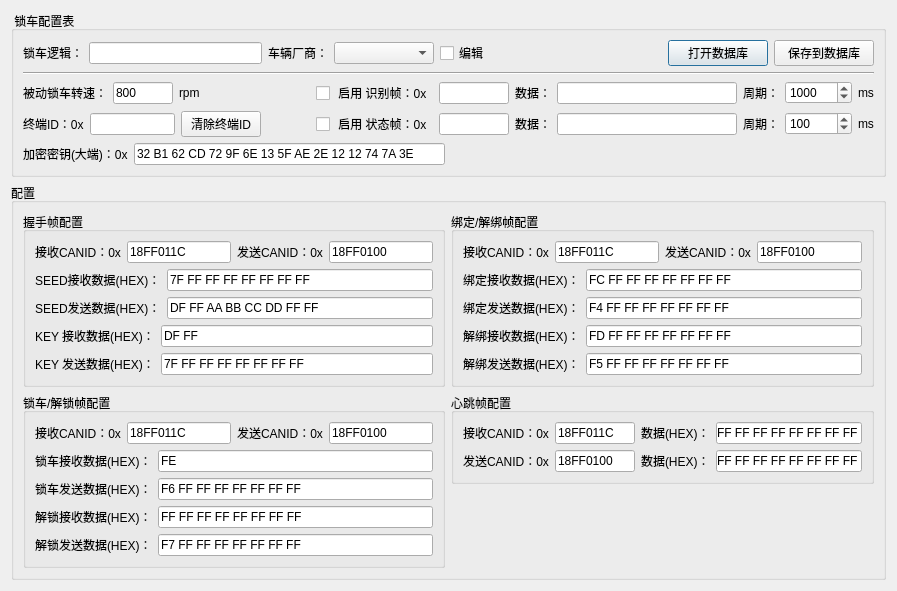
<?xml version="1.0" encoding="UTF-8"?>
<ui version="4.0">
 <class>LockVehicleDialog</class>
 <widget class="QDialog" name="LockVehicleDialog">
  <property name="geometry">
   <rect>
    <x>0</x>
    <y>0</y>
    <width>897</width>
    <height>519</height>
   </rect>
  </property>
  <property name="windowTitle">
   <string>锁车功能配置</string>
  </property>
  <layout class="QGridLayout" name="gridLayout_4">
   <item row="0" column="0">
    <widget class="QGroupBox" name="groupBox_2">
     <property name="title">
      <string> 锁车配置表</string>
     </property>
     <layout class="QGridLayout" name="gridLayout">
      <item row="0" column="0" colspan="2">
       <layout class="QHBoxLayout" name="horizontalLayout_21">
        <item>
         <widget class="QLabel" name="label_14">
          <property name="text">
           <string>锁车逻辑：</string>
          </property>
         </widget>
        </item>
        <item>
         <widget class="QLineEdit" name="lockLogicLineEdit"/>
        </item>
        <item>
         <widget class="QLabel" name="label_15">
          <property name="maximumSize">
           <size>
            <width>60</width>
            <height>16777215</height>
           </size>
          </property>
          <property name="text">
           <string>车辆厂商：</string>
          </property>
         </widget>
        </item>
        <item>
         <widget class="QComboBox" name="vehicleVendorComboBox">
          <property name="minimumSize">
           <size>
            <width>100</width>
            <height>0</height>
           </size>
          </property>
          <property name="editable">
           <bool>false</bool>
          </property>
         </widget>
        </item>
        <item>
         <widget class="QCheckBox" name="editCheckBox">
          <property name="text">
           <string>编辑</string>
          </property>
         </widget>
        </item>
        <item>
         <spacer name="horizontalSpacer">
          <property name="orientation">
           <enum>Qt::Horizontal</enum>
          </property>
          <property name="sizeHint" stdset="0">
           <size>
            <width>40</width>
            <height>20</height>
           </size>
          </property>
         </spacer>
        </item>
        <item>
         <widget class="QPushButton" name="openDBButton">
          <property name="minimumSize">
           <size>
            <width>100</width>
            <height>0</height>
           </size>
          </property>
          <property name="text">
           <string>打开数据库</string>
          </property>
         </widget>
        </item>
        <item>
         <widget class="QPushButton" name="saveToDBButton">
          <property name="minimumSize">
           <size>
            <width>100</width>
            <height>0</height>
           </size>
          </property>
          <property name="text">
           <string>保存到数据库</string>
          </property>
         </widget>
        </item>
       </layout>
      </item>
      <item row="1" column="0" colspan="2">
       <widget class="Line" name="line">
        <property name="orientation">
         <enum>Qt::Horizontal</enum>
        </property>
       </widget>
      </item>
      <item row="2" column="0" colspan="2">
       <layout class="QHBoxLayout" name="identifyHorizontalLayout">
        <item>
         <widget class="QLabel" name="label">
          <property name="text">
           <string>被动锁车转速：</string>
          </property>
         </widget>
        </item>
        <item>
         <widget class="QLineEdit" name="lockRpmLineEdit">
          <property name="maximumSize">
           <size>
            <width>60</width>
            <height>16777215</height>
           </size>
          </property>
          <property name="text">
           <string>800</string>
          </property>
         </widget>
        </item>
        <item>
         <widget class="QLabel" name="label_8">
          <property name="text">
           <string>rpm</string>
          </property>
         </widget>
        </item>
        <item>
         <spacer name="horizontalSpacer_2">
          <property name="orientation">
           <enum>Qt::Horizontal</enum>
          </property>
          <property name="sizeHint" stdset="0">
           <size>
            <width>40</width>
            <height>20</height>
           </size>
          </property>
         </spacer>
        </item>
        <item>
         <widget class="QCheckBox" name="identifyCheckBox">
          <property name="text">
           <string> 启用 识别帧：0x</string>
          </property>
         </widget>
        </item>
        <item>
         <widget class="QLineEdit" name="identifyCanidLineEdit">
          <property name="minimumSize">
           <size>
            <width>70</width>
            <height>0</height>
           </size>
          </property>
          <property name="maximumSize">
           <size>
            <width>70</width>
            <height>16777215</height>
           </size>
          </property>
         </widget>
        </item>
        <item>
         <widget class="QLabel" name="label_37">
          <property name="text">
           <string>数据：</string>
          </property>
         </widget>
        </item>
        <item>
         <widget class="QLineEdit" name="identifyDataLineEdit">
          <property name="minimumSize">
           <size>
            <width>180</width>
            <height>0</height>
           </size>
          </property>
          <property name="maximumSize">
           <size>
            <width>180</width>
            <height>16777215</height>
           </size>
          </property>
         </widget>
        </item>
        <item>
         <widget class="QLabel" name="label_38">
          <property name="text">
           <string>周期：</string>
          </property>
         </widget>
        </item>
        <item>
         <widget class="QSpinBox" name="identifyPeriodSpinBox">
          <property name="maximum">
           <number>100000</number>
          </property>
          <property name="singleStep">
           <number>10</number>
          </property>
          <property name="value">
           <number>1000</number>
          </property>
         </widget>
        </item>
        <item>
         <widget class="QLabel" name="label_39">
          <property name="text">
           <string>ms</string>
          </property>
         </widget>
        </item>
       </layout>
      </item>
      <item row="3" column="0" colspan="2">
       <layout class="QHBoxLayout" name="stateHorizontalLayout">
        <item>
         <widget class="QLabel" name="gpsidLabel">
          <property name="text">
           <string>终端ID：0x</string>
          </property>
         </widget>
        </item>
        <item>
         <widget class="QLineEdit" name="gpsidLineEdit">
          <property name="maximumSize">
           <size>
            <width>85</width>
            <height>16777215</height>
           </size>
          </property>
         </widget>
        </item>
        <item>
         <widget class="QPushButton" name="clearGpsidButton">
          <property name="text">
           <string>清除终端ID</string>
          </property>
         </widget>
        </item>
        <item>
         <spacer name="horizontalSpacer_3">
          <property name="orientation">
           <enum>Qt::Horizontal</enum>
          </property>
          <property name="sizeHint" stdset="0">
           <size>
            <width>40</width>
            <height>20</height>
           </size>
          </property>
         </spacer>
        </item>
        <item>
         <widget class="QCheckBox" name="stateCheckBox">
          <property name="text">
           <string> 启用 状态帧：0x</string>
          </property>
         </widget>
        </item>
        <item>
         <widget class="QLineEdit" name="stateCanidLineEdit">
          <property name="minimumSize">
           <size>
            <width>70</width>
            <height>0</height>
           </size>
          </property>
          <property name="maximumSize">
           <size>
            <width>70</width>
            <height>16777215</height>
           </size>
          </property>
         </widget>
        </item>
        <item>
         <widget class="QLabel" name="label_40">
          <property name="text">
           <string>数据：</string>
          </property>
         </widget>
        </item>
        <item>
         <widget class="QLineEdit" name="stateDataLineEdit">
          <property name="minimumSize">
           <size>
            <width>180</width>
            <height>0</height>
           </size>
          </property>
          <property name="maximumSize">
           <size>
            <width>180</width>
            <height>16777215</height>
           </size>
          </property>
         </widget>
        </item>
        <item>
         <widget class="QLabel" name="label_41">
          <property name="text">
           <string>周期：</string>
          </property>
         </widget>
        </item>
        <item>
         <widget class="QSpinBox" name="statePeriodSpinBox">
          <property name="maximum">
           <number>100000</number>
          </property>
          <property name="singleStep">
           <number>10</number>
          </property>
          <property name="value">
           <number>100</number>
          </property>
         </widget>
        </item>
        <item>
         <widget class="QLabel" name="label_42">
          <property name="text">
           <string>ms</string>
          </property>
         </widget>
        </item>
       </layout>
      </item>
      <item row="4" column="0">
       <layout class="QHBoxLayout" name="horizontalLayout_18">
        <item>
         <widget class="QLabel" name="encryptionKeyLabel">
          <property name="text">
           <string>加密密钥(大端)：0x</string>
          </property>
         </widget>
        </item>
        <item>
         <widget class="QLineEdit" name="encryptionKeyLineEdit">
          <property name="text">
           <string>32 B1 62 CD 72 9F 6E 13 5F AE 2E 12 12 74 7A 3E</string>
          </property>
         </widget>
        </item>
       </layout>
      </item>
      <item row="4" column="1">
       <spacer name="horizontalSpacer_4">
        <property name="orientation">
         <enum>Qt::Horizontal</enum>
        </property>
        <property name="sizeHint" stdset="0">
         <size>
          <width>423</width>
          <height>20</height>
         </size>
        </property>
       </spacer>
      </item>
     </layout>
    </widget>
   </item>
   <item row="1" column="0">
    <widget class="QGroupBox" name="configGroupBox">
     <property name="title">
      <string>配置</string>
     </property>
     <layout class="QGridLayout" name="gridLayout_5">
      <item row="0" column="0">
       <widget class="QGroupBox" name="groupBox">
        <property name="title">
         <string>握手帧配置</string>
        </property>
        <layout class="QVBoxLayout" name="verticalLayout_4">
         <item>
          <layout class="QHBoxLayout" name="horizontalLayout">
           <item>
            <widget class="QLabel" name="label_2">
             <property name="text">
              <string>接收CANID：0x</string>
             </property>
            </widget>
           </item>
           <item>
            <widget class="QLineEdit" name="handshakeRecvCanidLineEdit">
             <property name="text">
              <string>18FF011C</string>
             </property>
            </widget>
           </item>
           <item>
            <widget class="QLabel" name="label_3">
             <property name="text">
              <string>发送CANID：0x</string>
             </property>
            </widget>
           </item>
           <item>
            <widget class="QLineEdit" name="handshakeSendCanidLineEdit">
             <property name="text">
              <string>18FF0100</string>
             </property>
            </widget>
           </item>
          </layout>
         </item>
         <item>
          <layout class="QHBoxLayout" name="horizontalLayout_2">
           <item>
            <widget class="QLabel" name="label_5">
             <property name="text">
              <string>SEED接收数据(HEX)：</string>
             </property>
            </widget>
           </item>
           <item>
            <widget class="QLineEdit" name="seedRecvDataLineEdit">
             <property name="text">
              <string>7F FF FF FF FF FF FF FF</string>
             </property>
            </widget>
           </item>
          </layout>
         </item>
         <item>
          <layout class="QHBoxLayout" name="horizontalLayout_15">
           <item>
            <widget class="QLabel" name="label_4">
             <property name="text">
              <string>SEED发送数据(HEX)：</string>
             </property>
            </widget>
           </item>
           <item>
            <widget class="QLineEdit" name="seedSendDataLineEdit">
             <property name="sizePolicy">
              <sizepolicy hsizetype="Expanding" vsizetype="Fixed">
               <horstretch>0</horstretch>
               <verstretch>0</verstretch>
              </sizepolicy>
             </property>
             <property name="text">
              <string>DF FF AA BB CC DD FF FF</string>
             </property>
            </widget>
           </item>
          </layout>
         </item>
         <item>
          <layout class="QHBoxLayout" name="horizontalLayout_16">
           <item>
            <widget class="QLabel" name="label_7">
             <property name="text">
              <string>KEY 接收数据(HEX)：</string>
             </property>
            </widget>
           </item>
           <item>
            <widget class="QLineEdit" name="keyRecvDataLineEdit">
             <property name="text">
              <string>DF FF</string>
             </property>
            </widget>
           </item>
          </layout>
         </item>
         <item>
          <layout class="QHBoxLayout" name="horizontalLayout_17">
           <item>
            <widget class="QLabel" name="label_6">
             <property name="text">
              <string>KEY 发送数据(HEX)：</string>
             </property>
            </widget>
           </item>
           <item>
            <widget class="QLineEdit" name="keySendDataLineEdit">
             <property name="sizePolicy">
              <sizepolicy hsizetype="Expanding" vsizetype="Fixed">
               <horstretch>0</horstretch>
               <verstretch>0</verstretch>
              </sizepolicy>
             </property>
             <property name="text">
              <string>7F FF FF FF FF FF FF FF</string>
             </property>
            </widget>
           </item>
          </layout>
         </item>
        </layout>
       </widget>
      </item>
      <item row="0" column="1">
       <widget class="QGroupBox" name="groupBox_3">
        <property name="title">
         <string>绑定/解绑帧配置</string>
        </property>
        <layout class="QVBoxLayout" name="verticalLayout">
         <item>
          <layout class="QHBoxLayout" name="horizontalLayout_3">
           <item>
            <widget class="QLabel" name="label_10">
             <property name="text">
              <string>接收CANID：0x</string>
             </property>
            </widget>
           </item>
           <item>
            <widget class="QLineEdit" name="bindRecvCanidLineEdit">
             <property name="text">
              <string>18FF011C</string>
             </property>
            </widget>
           </item>
           <item>
            <widget class="QLabel" name="label_12">
             <property name="text">
              <string>发送CANID：0x</string>
             </property>
            </widget>
           </item>
           <item>
            <widget class="QLineEdit" name="bindSendCanidLineEdit">
             <property name="text">
              <string>18FF0100</string>
             </property>
            </widget>
           </item>
          </layout>
         </item>
         <item>
          <layout class="QHBoxLayout" name="horizontalLayout_4">
           <item>
            <widget class="QLabel" name="label_11">
             <property name="text">
              <string>绑定接收数据(HEX)：</string>
             </property>
            </widget>
           </item>
           <item>
            <widget class="QLineEdit" name="bindRecvDataLineEdit">
             <property name="text">
              <string>FC FF FF FF FF FF FF FF</string>
             </property>
            </widget>
           </item>
          </layout>
         </item>
         <item>
          <layout class="QHBoxLayout" name="horizontalLayout_5">
           <item>
            <widget class="QLabel" name="label_19">
             <property name="text">
              <string>绑定发送数据(HEX)：</string>
             </property>
            </widget>
           </item>
           <item>
            <widget class="QLineEdit" name="bindSendDataLineEdit">
             <property name="text">
              <string>F4 FF FF FF FF FF FF FF</string>
             </property>
            </widget>
           </item>
          </layout>
         </item>
         <item>
          <layout class="QHBoxLayout" name="horizontalLayout_6">
           <item>
            <widget class="QLabel" name="label_18">
             <property name="text">
              <string>解绑接收数据(HEX)：</string>
             </property>
            </widget>
           </item>
           <item>
            <widget class="QLineEdit" name="unbindRecvDataLineEdit">
             <property name="text">
              <string>FD FF FF FF FF FF FF FF</string>
             </property>
            </widget>
           </item>
          </layout>
         </item>
         <item>
          <layout class="QHBoxLayout" name="horizontalLayout_7">
           <item>
            <widget class="QLabel" name="label_13">
             <property name="text">
              <string>解绑发送数据(HEX)：</string>
             </property>
            </widget>
           </item>
           <item>
            <widget class="QLineEdit" name="unbindSendDataLineEdit">
             <property name="text">
              <string>F5 FF FF FF FF FF FF FF</string>
             </property>
            </widget>
           </item>
          </layout>
         </item>
        </layout>
       </widget>
      </item>
      <item row="1" column="0" rowspan="2">
       <widget class="QGroupBox" name="groupBox_5">
        <property name="title">
         <string>锁车/解锁帧配置</string>
        </property>
        <layout class="QVBoxLayout" name="verticalLayout_2">
         <item>
          <layout class="QHBoxLayout" name="horizontalLayout_8">
           <item>
            <widget class="QLabel" name="label_20">
             <property name="text">
              <string>接收CANID：0x</string>
             </property>
            </widget>
           </item>
           <item>
            <widget class="QLineEdit" name="lockRecvCanidLineEdit">
             <property name="text">
              <string>18FF011C</string>
             </property>
            </widget>
           </item>
           <item>
            <widget class="QLabel" name="label_21">
             <property name="text">
              <string>发送CANID：0x</string>
             </property>
            </widget>
           </item>
           <item>
            <widget class="QLineEdit" name="lockSendCanidLineEdit">
             <property name="text">
              <string>18FF0100</string>
             </property>
            </widget>
           </item>
          </layout>
         </item>
         <item>
          <layout class="QHBoxLayout" name="horizontalLayout_9">
           <item>
            <widget class="QLabel" name="label_26">
             <property name="text">
              <string>锁车接收数据(HEX)：</string>
             </property>
            </widget>
           </item>
           <item>
            <widget class="QLineEdit" name="lockRecvDataLineEdit">
             <property name="text">
              <string>FE</string>
             </property>
            </widget>
           </item>
          </layout>
         </item>
         <item>
          <layout class="QHBoxLayout" name="horizontalLayout_10">
           <item>
            <widget class="QLabel" name="label_27">
             <property name="text">
              <string>锁车发送数据(HEX)：</string>
             </property>
            </widget>
           </item>
           <item>
            <widget class="QLineEdit" name="lockSendDataLineEdit">
             <property name="text">
              <string>F6 FF FF FF FF FF FF FF</string>
             </property>
            </widget>
           </item>
          </layout>
         </item>
         <item>
          <layout class="QHBoxLayout" name="horizontalLayout_11">
           <item>
            <widget class="QLabel" name="label_28">
             <property name="text">
              <string>解锁接收数据(HEX)：</string>
             </property>
            </widget>
           </item>
           <item>
            <widget class="QLineEdit" name="unlockRecvDataLineEdit">
             <property name="text">
              <string>FF FF FF FF FF FF FF FF</string>
             </property>
            </widget>
           </item>
          </layout>
         </item>
         <item>
          <layout class="QHBoxLayout" name="horizontalLayout_12">
           <item>
            <widget class="QLabel" name="label_29">
             <property name="text">
              <string>解锁发送数据(HEX)：</string>
             </property>
            </widget>
           </item>
           <item>
            <widget class="QLineEdit" name="unlockSendDataLineEdit">
             <property name="text">
              <string>F7 FF FF FF FF FF FF FF</string>
             </property>
            </widget>
           </item>
          </layout>
         </item>
        </layout>
       </widget>
      </item>
      <item row="1" column="1">
       <widget class="QGroupBox" name="groupBox_6">
        <property name="title">
         <string>心跳帧配置</string>
        </property>
        <layout class="QGridLayout" name="gridLayout_2">
         <item row="0" column="0">
          <layout class="QHBoxLayout" name="horizontalLayout_13">
           <item>
            <widget class="QLabel" name="label_22">
             <property name="text">
              <string>接收CANID：0x</string>
             </property>
            </widget>
           </item>
           <item>
            <widget class="QLineEdit" name="heartbeatRecvCanidLineEdit">
             <property name="maximumSize">
              <size>
               <width>80</width>
               <height>16777215</height>
              </size>
             </property>
             <property name="text">
              <string>18FF011C</string>
             </property>
            </widget>
           </item>
           <item>
            <widget class="QLabel" name="label_23">
             <property name="text">
              <string>数据(HEX)：</string>
             </property>
            </widget>
           </item>
           <item>
            <widget class="QLineEdit" name="heartbeatRecvDataLineEdit">
             <property name="text">
              <string>FF FF FF FF FF FF FF FF</string>
             </property>
            </widget>
           </item>
          </layout>
         </item>
         <item row="1" column="0">
          <layout class="QHBoxLayout" name="horizontalLayout_14">
           <item>
            <widget class="QLabel" name="label_24">
             <property name="text">
              <string>发送CANID：0x</string>
             </property>
            </widget>
           </item>
           <item>
            <widget class="QLineEdit" name="heartbeatSendCanidLineEdit">
             <property name="maximumSize">
              <size>
               <width>80</width>
               <height>16777215</height>
              </size>
             </property>
             <property name="text">
              <string>18FF0100</string>
             </property>
            </widget>
           </item>
           <item>
            <widget class="QLabel" name="label_25">
             <property name="text">
              <string>数据(HEX)：</string>
             </property>
            </widget>
           </item>
           <item>
            <widget class="QLineEdit" name="heartbeatSendDataLineEdit">
             <property name="text">
              <string>FF FF FF FF FF FF FF FF</string>
             </property>
            </widget>
           </item>
          </layout>
         </item>
        </layout>
       </widget>
      </item>
     </layout>
    </widget>
   </item>
  </layout>
 </widget>
 <resources/>
 <connections/>
</ui>
